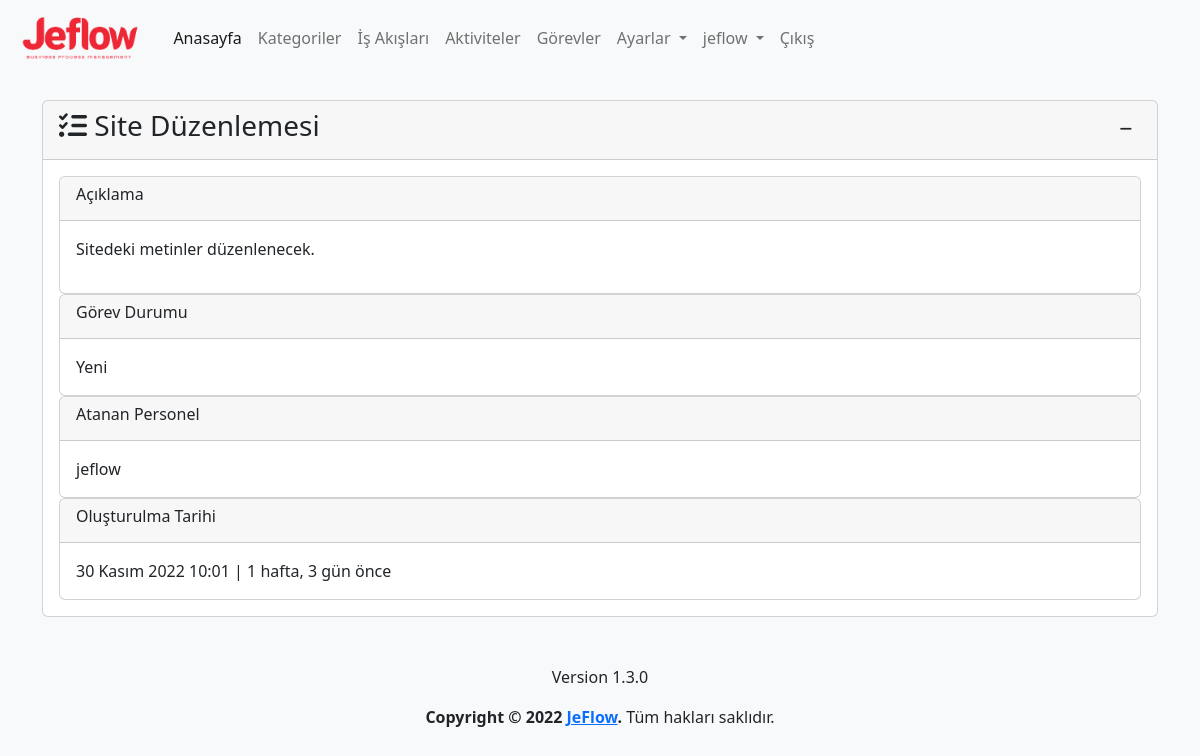
Screenshot of /task/11/detail (signed in) with the database file from the repository.
### app/models.py (models this page shows, shortened)
class Task(models.Model):
    process=models.ForeignKey(Process,on_delete=models.CASCADE,verbose_name='İş Adı')
    name=models.CharField(max_length=500,verbose_name='Görev Adı')
    description=models.TextField(verbose_name='Görev Açıklaması', blank=True, null=True)
    state=models.ForeignKey(State, on_delete=models.SET_NULL,verbose_name='Durum', blank=True, null=True)
    assigned_user=models.ForeignKey(User,on_delete=models.SET_NULL,related_name='assigned_user',verbose_name='Atanan Personel', blank=True, null=True)
    file=models.FileField(upload_to='task_files/%Y/%m/%d/', verbose_name='Dosya', blank=True, null=True)
    created_date=models.DateTimeField(auto_now_add=True, verbose_name='Oluşturulma Tarihi')
    user=models.ForeignKey(User,on_delete=models.CASCADE,verbose_name='Kullanıcı', blank=True, null=True)
    class Meta:
        verbose_name='Görev'
        verbose_name_plural='Görevler'

class State(models.Model):
    name=models.CharField(max_length=100,verbose_name='Durum')
    description=models.TextField(verbose_name='Açıklama', blank=True, null=True)
    color=ColorField(default='#FFFFFF',verbose_name='Renk')
    created_date=models.DateTimeField(auto_now_add=True, verbose_name='Oluşturulma Tarihi', blank=True, null=True)
    user=models.ForeignKey(User,on_delete=models.PROTECT,verbose_name='Kullanıcı', blank=True, null=True)
    class Meta:
        verbose_name='Durum'
        verbose_name_plural='Durumlar'

### app/views.py (the view)
# urls.py: path('task/<int:task_id>/detail', views.task_detail, name='task_detail'),
@login_required(login_url='/user/login/')
def task_detail(request,task_id):
    task=get_object_or_404(Task,pk=task_id)
    context={
        'task':task,
    }
    return render(request,'app/task_detail.html',context)

### templates/app/task_detail.html (shortened to what this page needs)
{% extends 'layout.html' %}
{% load humanize %}
{% block content %}
{% load crispy_forms_tags %}
<div class="row mt-3">
    <div class="col-md-12">
        <div class="card">
            <div class="card-header">
                <h3 class="card-title">
                    <i class="fa-solid fa-list-check"></i>
                    {{ task.name }}
                    <div class="float-end">
                        <button class="btn btn-sm" type="button" data-bs-toggle="collapse"
                            data-bs-target="#collapseTask" aria-expanded="false" aria-controls="collapseTask">
                            <i class="fa-solid fa-minus"></i>
                        </button>
                    </div>
                </h3>
            </div>
            <div class="collapse show" id="collapseTask">
                <div class="card-body">
                    <div class="card">
                        <div class="card-header">
                            <h6 class="card-title">Açıklama</h6>
                        </div>
                        <div class="card-body">
                            {% if task.description %}
                            {{ task.description | safe }}
                            {% else %}
                            Bulunamadı.
                            {% endif %}
                        </div>
                    </div>
                    <div class="card">
                        <div class="card-header">
                            <h6 class="card-title">Görev Durumu</h6>
                        </div>
                        <div class="card-body">
                            {{ task.state.name }}
                        </div>
                    </div>
                    <div class="card">
                        <div class="card-header">
                            <h6 class="card-title">Atanan Personel</h6>
                        </div>
                        <div class="card-body">
                            {% if task.assigned_user %}
                            {{ task.assigned_user.username }}
                            {% else %}
                            Bulunamadı.
                            {% endif %}
                        </div>
                    </div>
                    <div class="card">
                        <div class="card-header">
                            <h6 class="card-title">Oluşturulma Tarihi</h6>
                        </div>
                        <div class="card-body">
                            {{ task.created_date }} | {{ task.created_date | timesince}} önce
                        </div>
                    </div>
                </div>
            </div>
        </div>
    </div>
</div>
{% endblock %}

### templates/layout.html (shortened to what this page needs)
{% load static %}
<!doctype html>
<html lang="tr">
<head>
  <link href="https://cdn.jsdelivr.net/npm/bootstrap@5.2.2/dist/css/bootstrap.min.css" rel="stylesheet"
>
  <link rel="stylesheet" type="text/css" href="https://cdn.datatables.net/1.12.1/css/dataTables.bootstrap5.min.css">
  <link rel="stylesheet" type="text/css"
    href="https://cdn.datatables.net/responsive/2.3.0/css/responsive.dataTables.min.css">
  <link rel="stylesheet" type="text/css" href="https://cdn.datatables.net/buttons/2.2.3/css/buttons.bootstrap5.min.css">
  <link href="https://cdn.jsdelivr.net/npm/summernote@0.8.18/dist/summernote-lite.min.css" rel="stylesheet">
  <link href="https://cdn.jsdelivr.net/npm/select2@4.1.0-rc.0/dist/css/select2.min.css" rel="stylesheet" />
  <link rel="stylesheet" href="{% static 'css/jeflow.css' %}">
</head>
<body class="bg-light">
  <header>
    <nav class="navbar navbar-expand-lg bg-light">
      <div class="container-fluid">
        <a class="navbar-brand" href="{% url 'index' %}">
          <img class="logo" src="{% static 'img/logo-text.png' %}" alt="JeFlow">
        </a>
        <div class="collapse navbar-collapse" id="navbarNavDropdown">
          <ul class="navbar-nav">
            <li class="nav-item">
              <a class="nav-link active" aria-current="page" href="{% url 'index' %}">Anasayfa</a>
            </li>
            {% if user.is_authenticated %}
            <li class="nav-item">
              <a class="nav-link" href="{% url 'category' %}">Kategoriler</a>
            </li>
            <li class="nav-item">
              <a class="nav-link" href="{% url 'process' %}">İş Akışları</a>
            </li>
            <li class="nav-item">
              <a class="nav-link" href="{% url 'activity' %}">Aktiviteler</a>
            </li>
            <li class="nav-item">
              <a class="nav-link" href="{% url 'task' %}">Görevler</a>
            </li>
            <li class="nav-item dropdown">
              <a class="nav-link dropdown-toggle" href="{% url 'settings' %}" role="button" data-bs-toggle="dropdown"
                aria-expanded="false">
                Ayarlar
              </a>
            </li>
            <li class="nav-item dropdown">
              <a class="nav-link dropdown-toggle" href="{% url 'profile' %}" role="button" data-bs-toggle="dropdown"
                aria-expanded="false">
                {{ user }}
              </a>
            </li>
            <li class="nav-item">
              <a class="nav-link" href="javascript:{document.getElementById('logout').submit()}">Çıkış</a>
            </li>
            {% else %}
            <li class="nav-item">
              <a class="nav-link" href="{% url 'register' %}">Kayıt Ol</a>
            </li>
            {% endif %}
          </ul>
        </div>
      </div>
    </nav>
  </header>
  <main>
    <div class="container mt-4">
      {% block content %}
      {% endblock %}
    </div>
  </main>
  <footer class="mt-5">
    <div class="d-flex flex-column justify-content-center align-items-center">
      <p>{% include 'partials/_version.html' %}</p>
      <p><strong>Copyright &copy; 2022 <a href="{% url 'index' %}">JeFlow</a>.</strong> Tüm hakları saklıdır.</p>
    </div>
  </footer>
</body>
</html>

### static/css/jeflow.css (style rules this page uses)
img.logo { height: 50px; }

### rows the page displays
Task: name "Site Düzenlemesi", description "Sitedeki metinler düzenlenecek.", state.name "Yeni", assigned_user.username "jeflow", created_date "30 Kasım 2022 10:01", created_date "1 hafta, 3 gün"

### other values shown
{{ user }} "jeflow"
